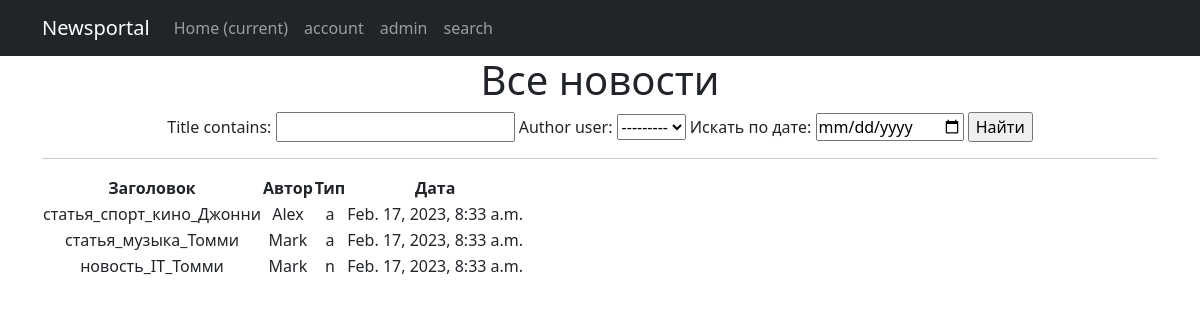
/news/search/, run on an earlier commit of the app's database.
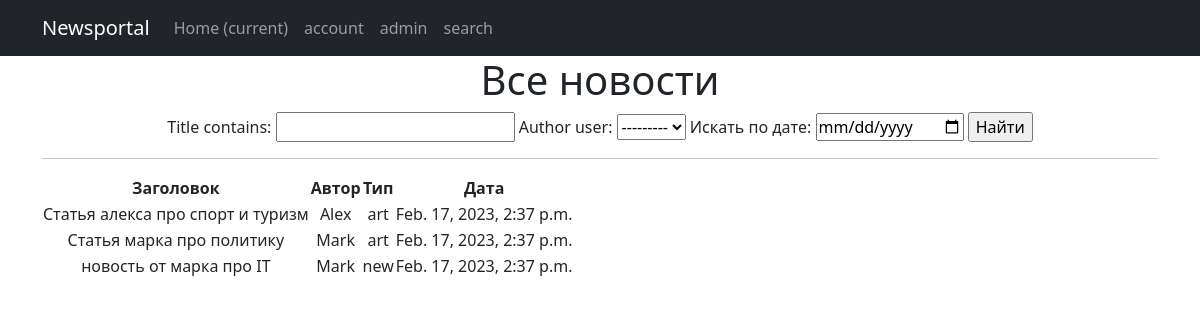
And on a later commit of the database.
### news/models.py (models this page shows, shortened)
class Post(models.Model):
    article = 'art'
    news = 'new'
    POST_TYPE = [
        (article, "Статья"),
        (news, "Новость")
    ]
    author = models.ForeignKey(Author, on_delete = models.CASCADE)
    post_type = models.CharField(max_length = 3, choices = POST_TYPE, default = article)
    created = models.DateTimeField(auto_now_add = True)
    cats = models.ManyToManyField(Category, through = 'PostCategory')
    title = models.CharField(max_length = 256)
    text = models.TextField()
    rating = models.IntegerField(default = 0)

class Author(models.Model):
    user = models.OneToOneField(User, on_delete = models.CASCADE)
    rating = models.IntegerField(default = 0)

### news/views.py (the view)
# urls.py: path('search/', PostSearch.as_view(), name='post_search'),
class PostSearch(ListView):
    model = Post
    template_name = 'search.html'
    context_object_name = 'post'
    def get_context_data(self, **kwargs):  # забираем отфильтрованные объекты переопределяя метод get_context_data у наследуемого класса (привет, полиморфизм, мы скучали!!!)
        context = super().get_context_data(**kwargs)
        context['filter'] = PostFilter(self.request.GET, queryset=self.get_queryset())  # вписываем наш фильтр в контекст
        return context

### templates/search.html (shortened to what this page needs)
{% extends 'flatpages/default.html' %}
{% load censor_filter %}
{% block content %}
   <h1>Все новости</h1>
   <form method="GET">
    {{ filter.form }}
    <input type="submit" value="Найти">
   <hr>
   {% if post %}
   <table>
    <thead>
        <th>
            Заголовок
        </th>
        <th>
            Автор
        </th>
        <th>
            Тип
        </th>
        <th>
            Дата
        </th>
    </thead>
    {% for post in filter.qs %}
    <tr>
        <td>
            {{ post.title }}
        </td>
        <td>
            {{ post.author.user }}
        </td>
        <td>
            {{ post.post_type }}
        </td>
        <td>
            {{ post.created }}
        </td>
    </tr>
    {% endfor %}
</table>
{% endif %}
{% endblock content %}

What changed in the data, as far as the page shows it:
removed Post: title "статья_спорт_кино_Джонни", author.user "Alex", post_type "a", created "Feb. 17, 2023, 8:33 a.m."
removed Post: title "статья_музыка_Томми", author.user "Mark", post_type "a", created "Feb. 17, 2023, 8:33 a.m."
removed Post: title "новость_IT_Томми", author.user "Mark", post_type "n", created "Feb. 17, 2023, 8:33 a.m."
added Post: title "Статья алекса про спорт и туризм", author.user "Alex", post_type "art", created "Feb. 17, 2023, 2:37 p.m."
added Post: title "Статья марка про политику", author.user "Mark", post_type "art", created "Feb. 17, 2023, 2:37 p.m."
added Post: title "новость от марка про IT", author.user "Mark", post_type "new", created "Feb. 17, 2023, 2:37 p.m."
